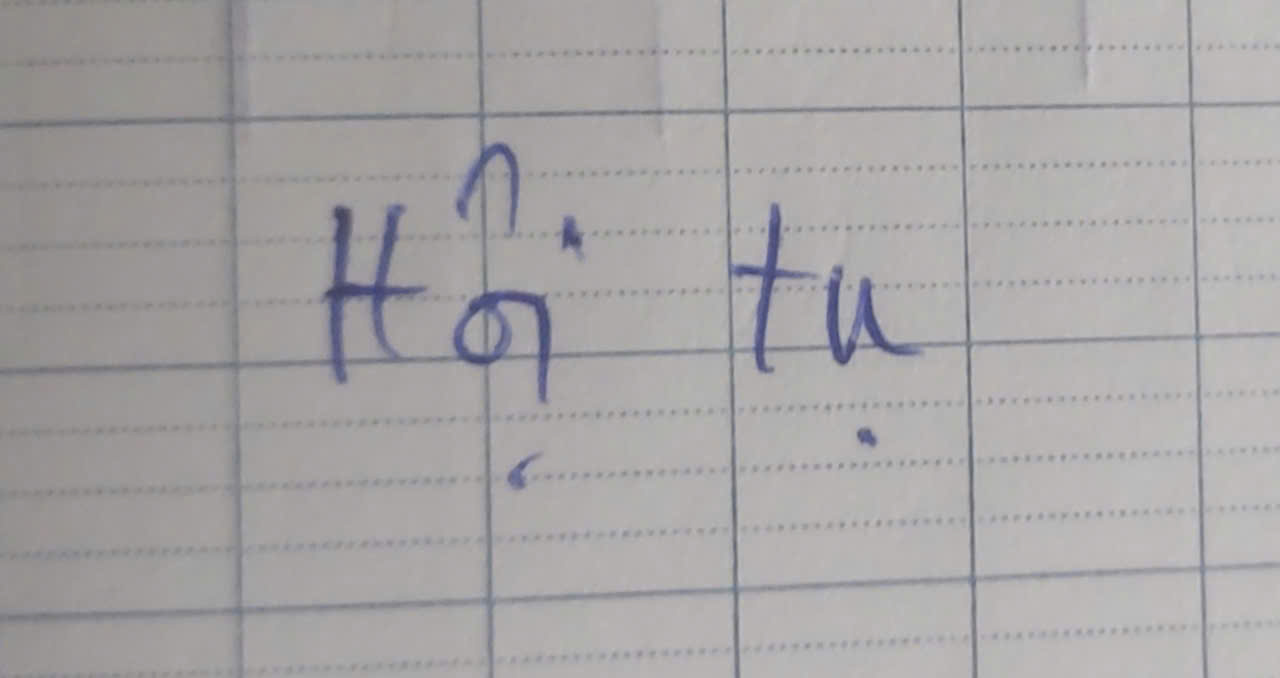
#> input picture img1.jpg, 1280 x 678 px
$ python -i deskew.py   (imports and definitions only)
#> lines starting #> are read from the running program, lines starting #| are printed output that depends on the picture; after the words box and inside, x2 and y2 are one past the last pixel; in counts of white or black regions, pixels touching at a corner belong together
#> further down, picture is the input picture: PIL image 1280x678 RGB; mean R, G, B 167.7, 165.2, 165.7
import cv2
import numpy as np
from PIL import Image

# Chỉ xoay khi góc nghiêng trong khoảng này
_MIN_ANGLE_DEG = 3.0   # nhỏ hơn 3° → coi như thẳng, không xoay
_MAX_ANGLE_DEG = 45.0  # lớn hơn 45° → có thể bị nhầm, không xoay


def deskew(pil_img: Image.Image) -> tuple[Image.Image, float]:
    """
    Chỉnh nghiêng ảnh chữ viết tay.
    Trả về (ảnh đã xoay, góc xoay theo độ).
    Chỉ xoay khi _MIN_ANGLE_DEG <= |góc| <= _MAX_ANGLE_DEG.
    """
    img_gray = cv2.cvtColor(np.array(pil_img.convert("RGB")), cv2.COLOR_RGB2GRAY)

    _, binary = cv2.threshold(img_gray, 0, 255, cv2.THRESH_BINARY_INV + cv2.THRESH_OTSU)
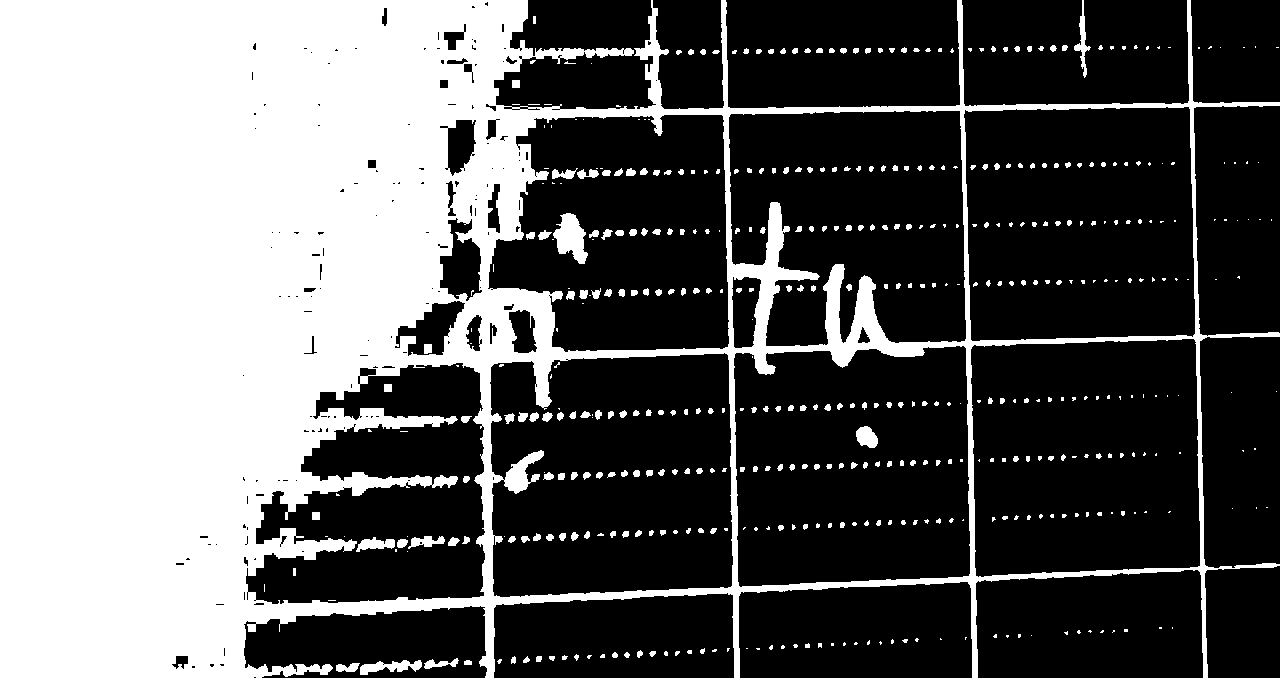
#> binary: shape (678, 1280); 38.1% white; 484 white regions (252 under 20 px), largest, box (x1, y1, x2, y2) and area: (0, 0, 1280, 678) 317917, (553, 213, 588, 264) 1060, (360, 660, 422, 675) 498

    coords = np.column_stack(np.where(binary > 0))
#> coords = 330802 pairs, first value 0 to 677, second value 0 to 1279
    if len(coords) < 50:
        return pil_img, 0.0

    angle = cv2.minAreaRect(coords)[-1]
#> angle = -90

    # Quy đổi về góc nghiêng thực tế
    if angle < -45:
        angle = 90 + angle   # nghiêng trái
#> angle = 0
    else:
        angle = -angle       # nghiêng phải

    # Chỉ xoay khi góc trong khoảng hợp lệ
    if abs(angle) < _MIN_ANGLE_DEG or abs(angle) > _MAX_ANGLE_DEG:
        return pil_img, 0.0

    rotated = pil_img.rotate(angle, expand=True, fillcolor=(255, 255, 255))
    return rotated, angle

>>> from PIL import Image
>>> picture = Image.open('../img1.jpg')
>>> result = deskew(picture)

$ run again, on img3.jpg
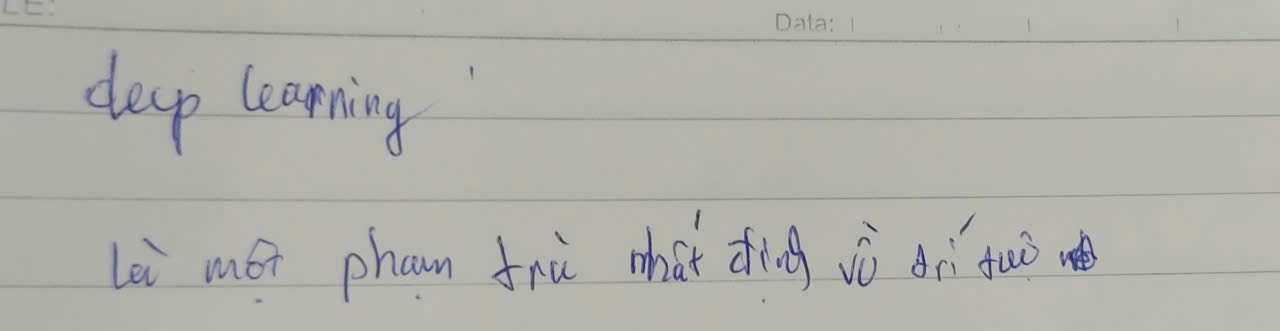
#> input picture img3.jpg, 1280 x 331 px
#> picture is the input picture: PIL image 1280x331 RGB; mean R, G, B 176.9, 177.3, 171.5
#> in deskew, `_, binary = cv2.threshold(img_gray, 0, 255, cv2.THRESH_BINARY_INV + cv..`:
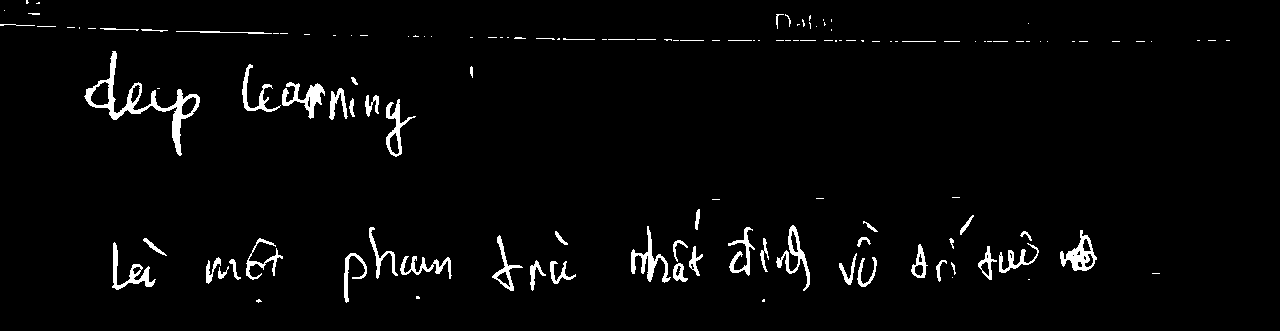
#> binary: shape (331, 1280); 2.8% white; 135 white regions (79 under 20 px), largest, box (x1, y1, x2, y2) and area: (84, 51, 200, 156) 1700, (1060, 230, 1097, 271) 612, (282, 82, 325, 119) 604
#> coords = 12046 pairs, first value 0 to 302, second value 0 to 1229
#> in deskew, `angle = cv2.minAreaRect(coords)[-1]`: angle = -1.06
#> in deskew, `angle = -angle`: angle = 1.06

$ run again, on img2.png
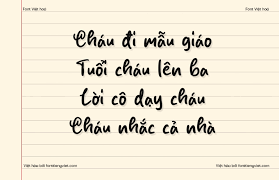
#> input picture img2.png, 279 x 180 px
#> picture is the input picture: PIL image 279x180 P; mean R, G, B 238.8, 231.1, 213.5
#> in deskew, `_, binary = cv2.threshold(img_gray, 0, 255, cv2.THRESH_BINARY_INV + cv..`:
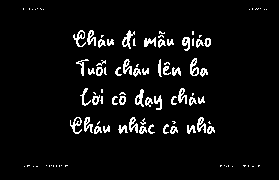
#> binary: shape (180, 279); 5.4% white in thin lines or dots, all inside (x1, y1, x2, y2) = (23, 8, 267, 167)
#> coords = 2711 pairs, first value 8 to 166, second value 23 to 266
#> in deskew, `angle = cv2.minAreaRect(coords)[-1]`: angle = -90
#> in deskew, `angle = 90 + angle`: angle = 0
